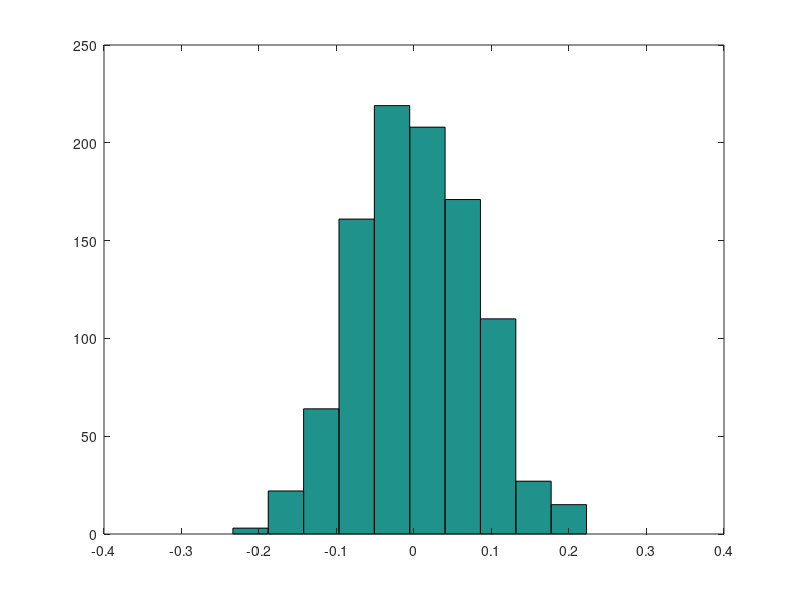

The MATLAB script that drew this image:
ws = [];

for i = 1:1000
	% generate data
	X = unifrnd(-1,1,1000,2);
	y = sign(X(:,1).^2+X(:,2).^2-0.6);
	noise = randi(1000,100,1);
	y(noise) = -y(noise);
	X = [ones(1000,1) X(:,1) X(:,2) X(:,1).*X(:,2) X(:,1).^2 X(:,2).^2];

	w = ((X'*X)^-1)*X'*y;
	ws(i,:) = w';
end
mean(ws(:,4))
hist(ws(:,4))